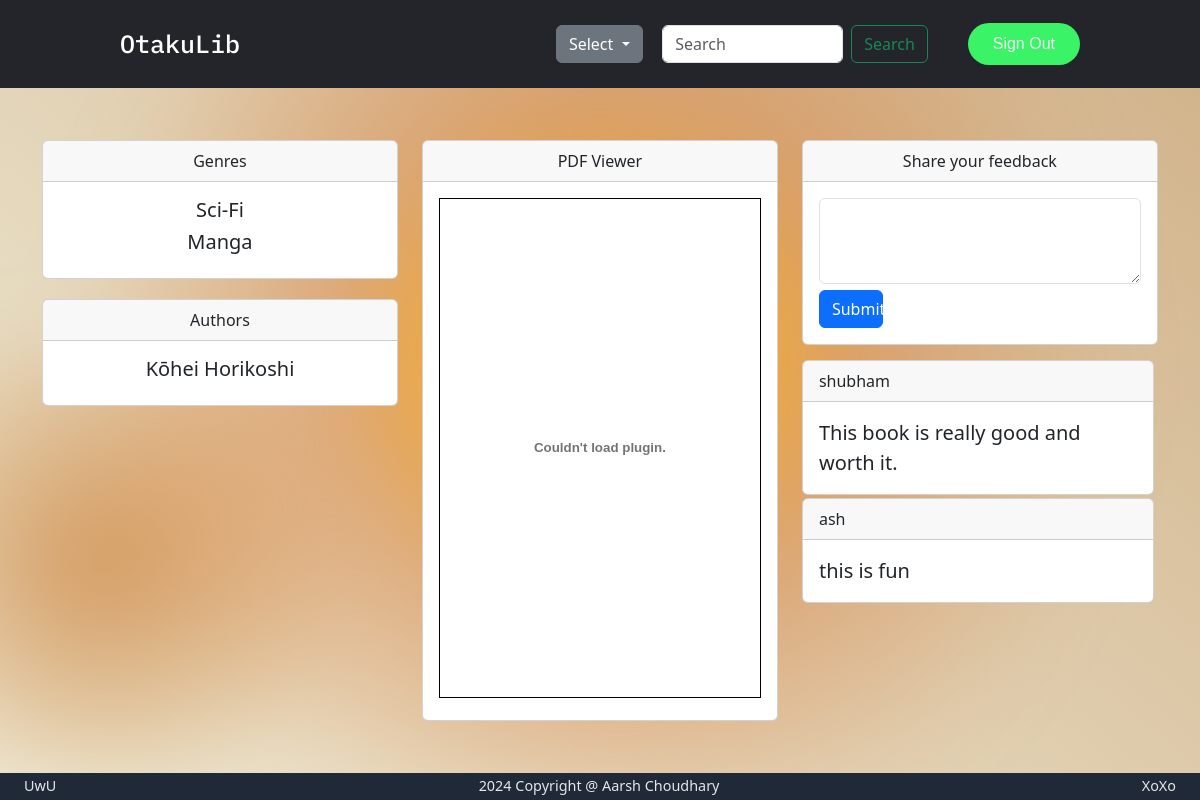
Page /read_disp/My Hero Academia - School Briefs (signed in) on the committed database.
### models.py (models this page shows)
class Genre(db.Model):
    __tablename__="genre"
    id = db.Column(db.Integer(), primary_key=True)
    name = db.Column(db.String(255), unique=True, nullable=False)

class Author(db.Model):
    __tablename__="author"
    id = db.Column(db.Integer(),primary_key = True)
    name = db.Column(db.String(),nullable = False)
    books = db.relationship('Book',secondary = 'book_auth',backref = 'author')

class User(db.Model):
    __tablename__="user"
    id=db.Column(db.Integer(),primary_key=True)
    firstname=db.Column(db.String(),nullable=False)
    lastname=db.Column(db.String())
    email=db.Column(db.String(),nullable=False,unique=True)
    password=db.Column(db.String(),nullable=False)
    type=db.Column(db.String(),nullable=False)

class Feedback(db.Model):
    __tablname__="feedback"
    id = db.Column(db.Integer(), primary_key=True)
    book_id = db.Column(db.Integer(), db.ForeignKey("book.id"), nullable=False)
    user_id = db.Column(db.Integer(),db.ForeignKey('user.id'),nullable=False)
    comments = db.Column(db.String(),nullable=False)

### app.py (the view)
@app.route("/read_disp/<string:book_name>")
@login_required
def read_disp(book_name):
    d={}
    book=Book.query.filter_by(name=book_name).first()
    genres=[genre.name for genre in Genre.query.join(Book_Genre).filter(Book_Genre.book_id==book.id).all()]
    authors=[author.name for author in Author.query.join(Book_Author).filter(Book_Author.bk_id==book.id).all()]
    success_msg = session.pop('successMsg', None)
    error_msg = session.pop('errorMsg', None)
    feedbacks=Feedback.query.filter_by(book_id=book.id).all()
    for fb in feedbacks:
        d[fb.user_id]=User.query.filter_by(id=fb.user_id).first().firstname
    print(genres)
    print(authors)
    return render_template('read_display.html',book_name=book_name,successMsg=success_msg,errorMsg=error_msg,feedbacks=feedbacks,d=d,genres=genres,authors=authors)

### utility.py (called while the page is built)
def login_required(f):
    @wraps(f)
    def wrapper(*args,**kwargs):
        if "userID" in session:
            return f(*args,**kwargs)
        else:
            return redirect(url_for('home'))
    return wrapper

### templates/read_display.html (shortened to what this page needs)
{% extends "dashboard.html" %}
{% block userbutton %}
    <a class="cta" href="{{url_for('signout')}}">Sign Out</a>
{% endblock %}
{% block body %}
<div class="dashboard-container">
  <div class="content">
    {% block libbody %}
    <div class="container">
        <div class="row">
            <div class="col-md-4" style="width:33.33%">
                <div class="card text-center">
                    <div class="card-header">
                        Genres
                    </div>
                    <div class="card-body">
                        {% for g in genres %}
                        <h5 class="card-title">{{g}}</h5>
                        {% endfor %}
                    </div>
                </div>
                <div class="card text-center" style="margin-top: 20px;">
                    <div class="card-header">
                        Authors
                    </div>
                    <div class="card-body">
                        {% for a in authors %}
                        <h5 class="card-title">{{a}}</h5>
                        {% endfor %}
                    </div>
                </div>
            </div>
            <div class="col-md-4" style="width:33.33%">
                <div class="card text-center">
                    <div class="card-header">
                        PDF Viewer
                    </div>
                    <div class="card-body">
                        <object data="{{ url_for('read_pdf', book_name=book_name) }}" type="application/pdf" width="100%" height="500" style="border: 1px solid black;"></object>
                    </div>
                </div>
            </div>
            <div class="col-md-4" style="width:33.33%">
                <div class="card text-center">
                    <div class="card-header">
                        Share your feedback
                    </div>
                    <div class="card-body">
                        <form action="{{ url_for('receive_feedback', book_name=book_name) }}" method="POST">
                            <div class="form-group">
                                <textarea class="form-control" id="exampleFormControlTextarea1" name="comments" rows="3"></textarea>
                            </div>
                            <button type="submit" class="btn btn-primary" style="margin-top: 2%; display: flex; justify-content: left; width: 20%;">Submit</button>
                        </form>
                    </div>
                </div>
                <div class="feedback_container" style="overflow-y:auto;max-height: 50vh;margin-top: 3%;">
                {% for fb in feedbacks %}
                <div class="card" style="margin: 1%;margin-left: 0;">
                    <div class="card-header">
                        {{d[fb.user_id]}}
                    </div>
                    <div class="card-body">
                        <blockquote class="blockquote mb-0">
                            <p>{{fb.comments}}</p>
                        </blockquote>
                    </div>
                </div>
                {% endfor %}
                </div>
            </div>
        </div>
    </div>
</div>
{% endblock %}
</div>
</div>
{% endblock %}

### static/styles/dashboard.css (style rules this page uses)
.content { display:flex; justify-content: center; align-items: center; width: 100vw; flex-wrap: wrap; overflow-y: auto; gap: 0.5vh; margin:1%; }
.dashboard-container { display:flex; height:85.7vh; width:100vw; }

### static/styles/bubbles.css (style rules this page uses)
:root { --color-bg1: rgb(239, 235, 215); --color-bg2: rgb(210, 180, 140); --color1: 255, 228, 181; --color2: 218, 165, 32; --color3: 205, 133, 63; --color4: 244, 164, 96; --color5: 210, 105, 30; --color-interactive: 255, 215, 0; --circle-size: 80%; --blending: hard-light; }

### static/styles/mainstyle.css (style rules this page uses)
* { box-sizing: border-box; margin: 0; padding: 0; }
.nav__links a, .cta, .overlay__content a { font-family: "Montserrat", sans-serif; font-weight: 500; color: #edf0f1; text-decoration: none; }
.cta { padding: 9px 25px; background-color: rgb(59, 243, 102); border: none; border-radius: 50px; cursor: pointer; transition: background-color 0.3s ease 0s; }

### rows in the picture
Genre: name "Sci-Fi"
Genre: name "Manga"
Author: name "Kōhei Horikoshi"
Feedback: comments "This book is really good and worth it."
User: firstname "shubham"
Feedback: comments "this is fun"
User: firstname "ash"
